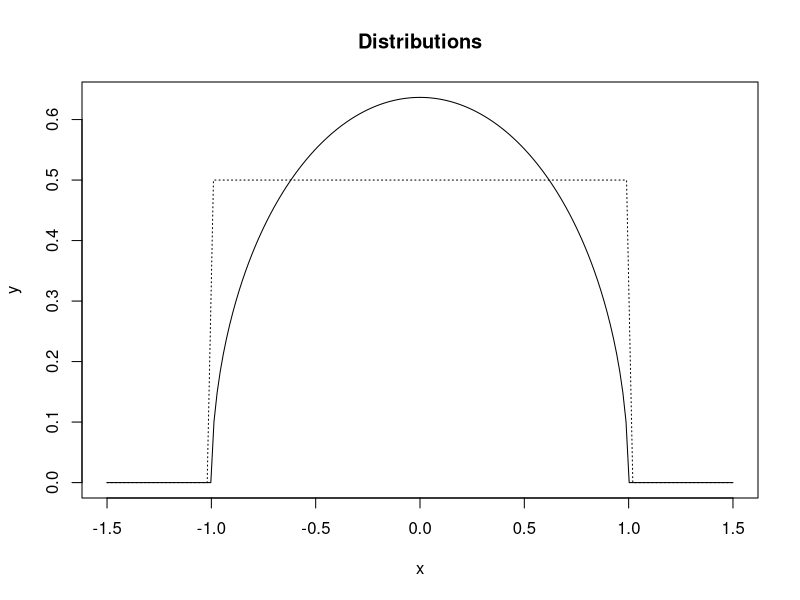
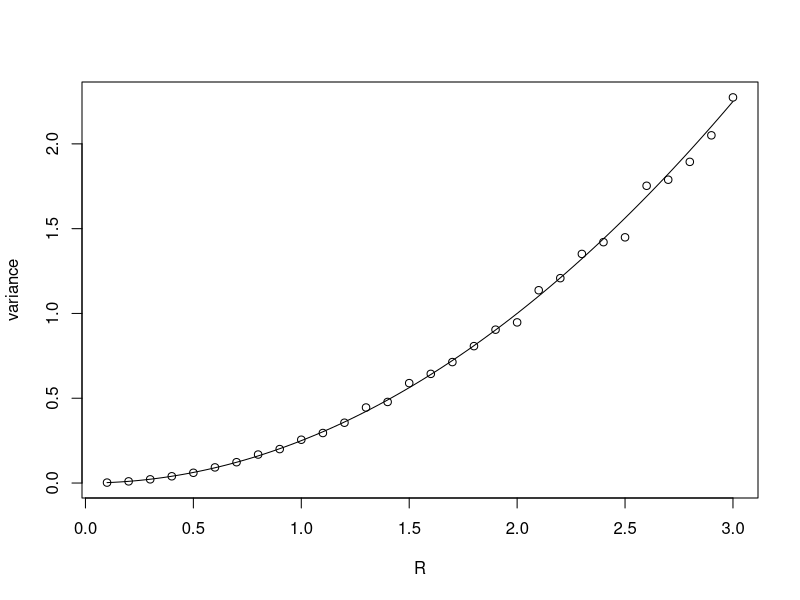

Write the R code that produced these figures, in order.
## ---- chunk 1
library(knitr)
library(tidyverse)
set.seed(1)
## ---- chunk 2
p=function(x)
{
  if(x>1 | x< -1)
    return (0)
  return (2/pi*sqrt(1-x^2))
}

g=function(x)
{
  if(x>1 | x< -1)
    return (0)
  return (0.5)
}
h <- Vectorize(p);
k <- Vectorize(g);
curve(h,-1.5,1.5,n=200,xlab='x',ylab='y',main="Distributions")
curve(k,add=TRUE,lty=3)
## ---- chunk 3
R=seq(0.1,3,0.1)
l=function(x,R)
{
  return(sqrt(R^2-x^2)/R/pi)
}
variances=function(R)
{
  s=5000
  samples=runif(s,-R,R)
  #runif is a uniform distribution
  keep=l(samples,R)>runif(s)
  return(var(samples[keep]))
}
m=function(x)
{
  return (x^2/4)
}
variance=sapply(R,variances)
plot(R,variance)
curve(m,add=TRUE)
